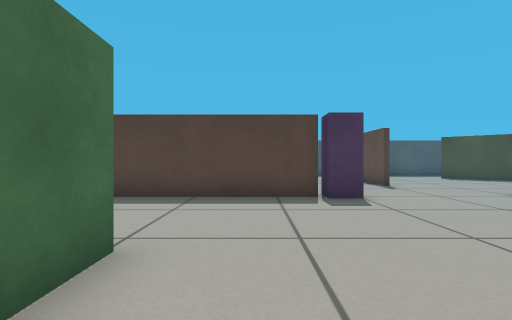
[1] (above)

18 first-person views from a walk through a Gazebo world. The camera is 0.45 m above the floor, looks level and sees 80° across. The floor is counted in squares, 0.5 m on a side. Each view is taken from the middle of a square. On the plan, view 1 faces up. The plan holds only what a view shows up to about 11 squares ahead; the rest is blank. Robots are left out.

[2]
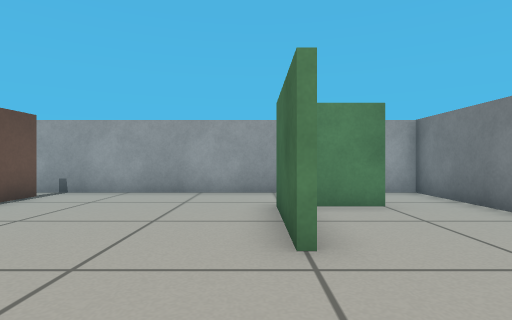

[3]
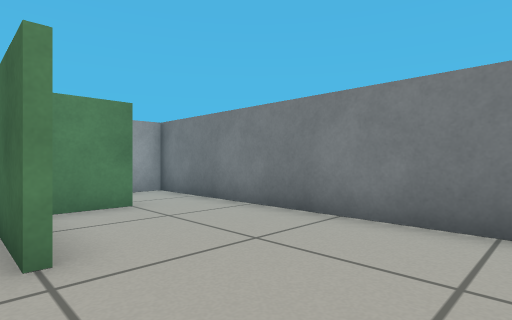

[4]
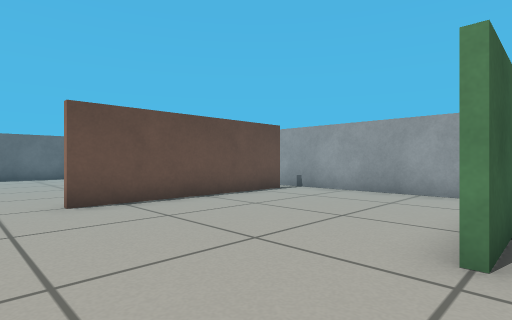

[5]
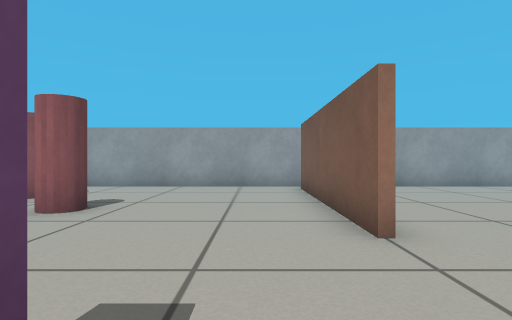

[6]
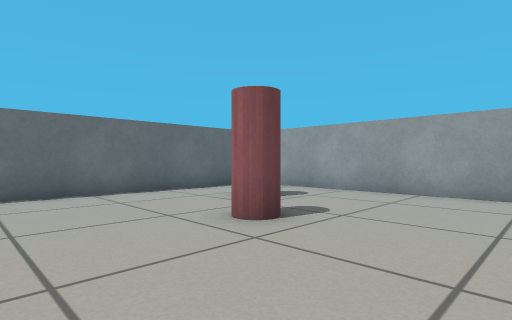

[7]
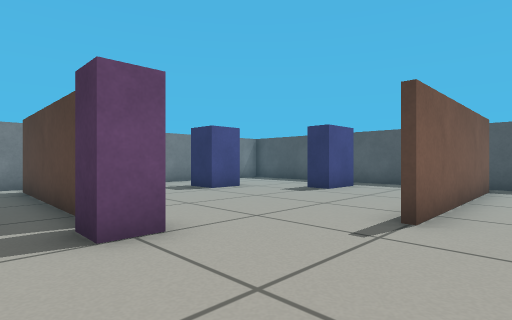

[8]
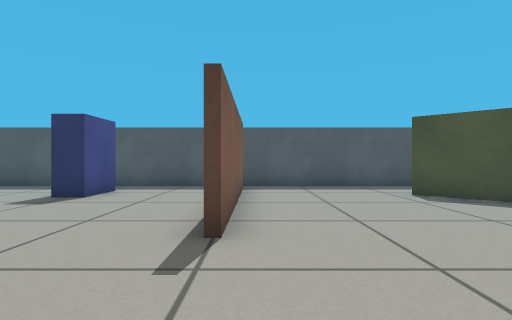

[9]
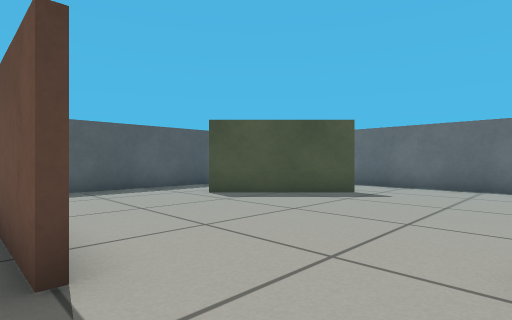

[10]
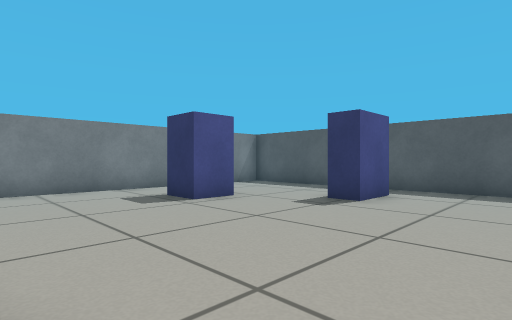

[11]
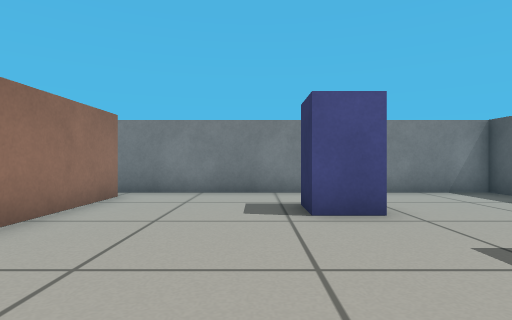

[12]
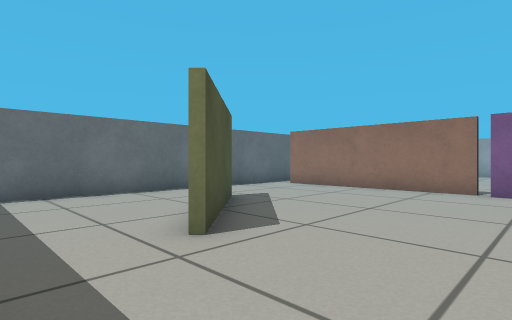

[13]
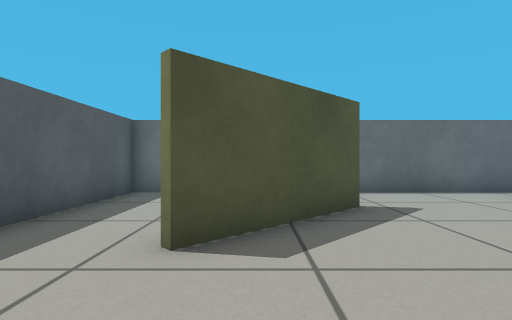

[14]
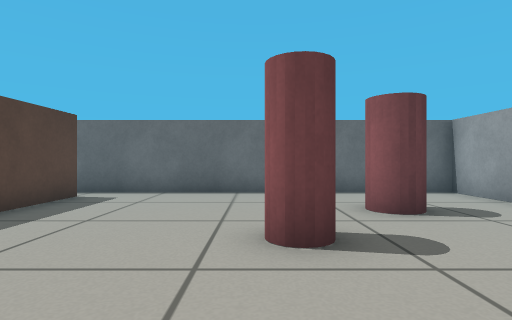

[15]
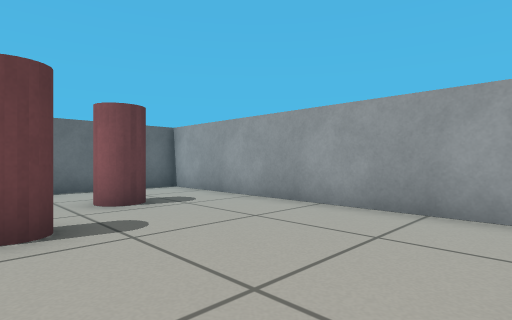

[16]
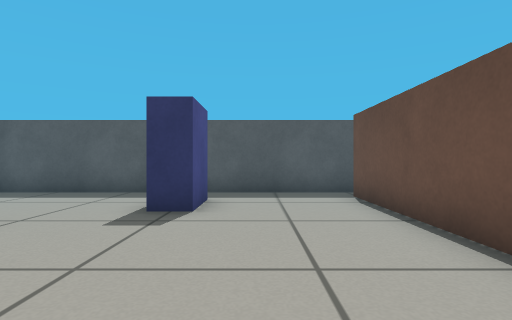

[17]
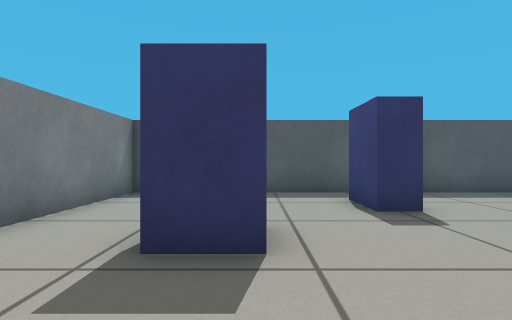

[18]
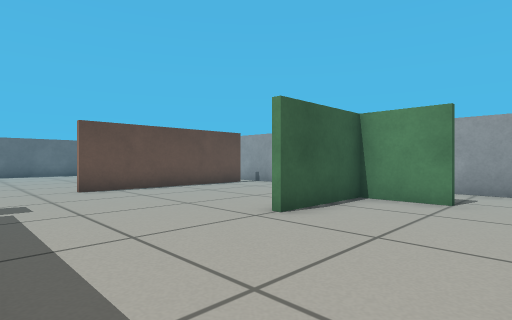

### Floor plan
Key: @ floor where view 1 was taken; # wall or solid block; . floor; B magenta box; G green box; P magenta post; I pillar; L blue box; Y yellow box.
Columns run from 6 left of view 1 to 15 right of it. Each row starts with its distance up from view 1.
 18 ######################
 17 #....................#
 16 #.....L...#..........#
 15 #.....LL..#....Y.....#
 14 #.........#.....Y....#
 13 #..LL.....#......Y...#
 12 #..LL.....#.......Y..#
 11 #.........#..........#
 10 #....................#
  9 #....................#
  8 #.......B....P.......#
  7 #.######B....P######.#
  6 #....................#
  5 #....................#
  4 #.........#..........#
  3 #...G.....#....I.....#
  2 #...G.....#....II....#
  1 #...G.....#......II..#
  0 #..GG.@...#......II..#
 -1 #.........#..........#
 -2 #....................#
 -3 ######################

Where each view was taken, in squares from view 1:
view 1: 0 up, 0 right, facing up
view 2: 6 up, 1 left, facing down
view 3: 6 up, 1 left, facing down-left
view 4: 6 up, 2 left, facing down-right
view 5: 8 up, 6 right, facing down
view 6: 6 up, 6 right, facing down-right
view 7: 6 up, 6 right, facing up-left
view 8: 7 up, 5 right, facing up
view 9: 8 up, 4 right, facing up-right
view 10: 8 up, 4 right, facing up-left
view 11: 11 up, 3 right, facing left
view 12: 17 up, 6 right, facing down-right
view 13: 14 up, 6 right, facing right
view 14: 3 up, 6 right, facing right
view 15: 3 up, 5 right, facing down-right
view 16: 9 up, 2 right, facing up
view 17: 9 up, 2 left, facing up
view 18: 7 up, 5 left, facing down-right
